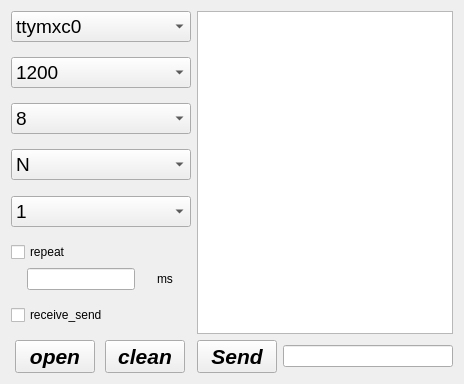
<?xml version="1.0" encoding="UTF-8"?>
<ui version="4.0">
 <class>Uart</class>
 <widget class="QWidget" name="Uart">
  <property name="geometry">
   <rect>
    <x>0</x>
    <y>0</y>
    <width>464</width>
    <height>384</height>
   </rect>
  </property>
  <property name="windowTitle">
   <string>MainWindow</string>
  </property>
  <layout class="QGridLayout" name="gridLayout">
   <item row="0" column="0">
    <layout class="QHBoxLayout" name="horizontalLayout_10">
     <item>
      <layout class="QVBoxLayout" name="verticalLayout_2">
       <item>
        <widget class="QComboBox" name="portNameComboBox">
         <property name="sizePolicy">
          <sizepolicy hsizetype="Expanding" vsizetype="Fixed">
           <horstretch>0</horstretch>
           <verstretch>0</verstretch>
          </sizepolicy>
         </property>
         <property name="font">
          <font>
           <pointsize>14</pointsize>
           <weight>50</weight>
           <italic>false</italic>
           <bold>false</bold>
          </font>
         </property>
         <property name="currentIndex">
          <number>0</number>
         </property>
         <item>
          <property name="text">
           <string>ttymxc0</string>
          </property>
         </item>
         <item>
          <property name="text">
           <string>ttymxc1</string>
          </property>
         </item>
         <item>
          <property name="text">
           <string>ttymxc2</string>
          </property>
         </item>
         <item>
          <property name="text">
           <string>ttymxc3</string>
          </property>
         </item>
         <item>
          <property name="text">
           <string>ttymxc4</string>
          </property>
         </item>
        </widget>
       </item>
       <item>
        <spacer name="verticalSpacer">
         <property name="orientation">
          <enum>Qt::Vertical</enum>
         </property>
         <property name="sizeHint" stdset="0">
          <size>
           <width>20</width>
           <height>40</height>
          </size>
         </property>
        </spacer>
       </item>
       <item>
        <widget class="QComboBox" name="baudRateComboBox">
         <property name="sizePolicy">
          <sizepolicy hsizetype="Expanding" vsizetype="Fixed">
           <horstretch>0</horstretch>
           <verstretch>0</verstretch>
          </sizepolicy>
         </property>
         <property name="font">
          <font>
           <pointsize>14</pointsize>
          </font>
         </property>
         <property name="currentIndex">
          <number>0</number>
         </property>
         <item>
          <property name="text">
           <string>1200</string>
          </property>
         </item>
         <item>
          <property name="text">
           <string>2400</string>
          </property>
         </item>
         <item>
          <property name="text">
           <string>4800</string>
          </property>
         </item>
         <item>
          <property name="text">
           <string>9600</string>
          </property>
         </item>
         <item>
          <property name="text">
           <string>19200</string>
          </property>
         </item>
         <item>
          <property name="text">
           <string>38400</string>
          </property>
         </item>
         <item>
          <property name="text">
           <string>57600</string>
          </property>
         </item>
         <item>
          <property name="text">
           <string>115200</string>
          </property>
         </item>
        </widget>
       </item>
       <item>
        <spacer name="verticalSpacer_2">
         <property name="orientation">
          <enum>Qt::Vertical</enum>
         </property>
         <property name="sizeHint" stdset="0">
          <size>
           <width>20</width>
           <height>40</height>
          </size>
         </property>
        </spacer>
       </item>
       <item>
        <widget class="QComboBox" name="dataBitsComboBox">
         <property name="sizePolicy">
          <sizepolicy hsizetype="Expanding" vsizetype="Fixed">
           <horstretch>0</horstretch>
           <verstretch>0</verstretch>
          </sizepolicy>
         </property>
         <property name="font">
          <font>
           <pointsize>14</pointsize>
           <weight>50</weight>
           <italic>false</italic>
           <bold>false</bold>
          </font>
         </property>
         <property name="currentIndex">
          <number>0</number>
         </property>
         <item>
          <property name="text">
           <string>8</string>
          </property>
         </item>
        </widget>
       </item>
       <item>
        <spacer name="verticalSpacer_3">
         <property name="orientation">
          <enum>Qt::Vertical</enum>
         </property>
         <property name="sizeHint" stdset="0">
          <size>
           <width>20</width>
           <height>40</height>
          </size>
         </property>
        </spacer>
       </item>
       <item>
        <widget class="QComboBox" name="parityComboBox">
         <property name="sizePolicy">
          <sizepolicy hsizetype="Expanding" vsizetype="Fixed">
           <horstretch>0</horstretch>
           <verstretch>0</verstretch>
          </sizepolicy>
         </property>
         <property name="font">
          <font>
           <pointsize>14</pointsize>
          </font>
         </property>
         <item>
          <property name="text">
           <string>N</string>
          </property>
         </item>
        </widget>
       </item>
       <item>
        <spacer name="verticalSpacer_4">
         <property name="orientation">
          <enum>Qt::Vertical</enum>
         </property>
         <property name="sizeHint" stdset="0">
          <size>
           <width>20</width>
           <height>40</height>
          </size>
         </property>
        </spacer>
       </item>
       <item>
        <widget class="QComboBox" name="stopBitsComboBox">
         <property name="sizePolicy">
          <sizepolicy hsizetype="Expanding" vsizetype="Fixed">
           <horstretch>0</horstretch>
           <verstretch>0</verstretch>
          </sizepolicy>
         </property>
         <property name="font">
          <font>
           <pointsize>14</pointsize>
          </font>
         </property>
         <item>
          <property name="text">
           <string>1</string>
          </property>
         </item>
        </widget>
       </item>
       <item>
        <spacer name="verticalSpacer_5">
         <property name="orientation">
          <enum>Qt::Vertical</enum>
         </property>
         <property name="sizeHint" stdset="0">
          <size>
           <width>20</width>
           <height>40</height>
          </size>
         </property>
        </spacer>
       </item>
       <item>
        <layout class="QVBoxLayout" name="verticalLayout">
         <item>
          <widget class="QCheckBox" name="repeatCheckBox">
           <property name="sizePolicy">
            <sizepolicy hsizetype="Fixed" vsizetype="Fixed">
             <horstretch>0</horstretch>
             <verstretch>0</verstretch>
            </sizepolicy>
           </property>
           <property name="text">
            <string>repeat</string>
           </property>
          </widget>
         </item>
         <item>
          <layout class="QHBoxLayout" name="horizontalLayout_3">
           <item>
            <widget class="QLineEdit" name="repeatTimeLineEdit">
             <property name="sizePolicy">
              <sizepolicy hsizetype="Maximum" vsizetype="Fixed">
               <horstretch>0</horstretch>
               <verstretch>0</verstretch>
              </sizepolicy>
             </property>
            </widget>
           </item>
           <item>
            <widget class="QLabel" name="label">
             <property name="sizePolicy">
              <sizepolicy hsizetype="Fixed" vsizetype="Fixed">
               <horstretch>0</horstretch>
               <verstretch>0</verstretch>
              </sizepolicy>
             </property>
             <property name="text">
              <string>ms</string>
             </property>
            </widget>
           </item>
          </layout>
         </item>
        </layout>
       </item>
       <item>
        <spacer name="verticalSpacer_6">
         <property name="orientation">
          <enum>Qt::Vertical</enum>
         </property>
         <property name="sizeHint" stdset="0">
          <size>
           <width>20</width>
           <height>40</height>
          </size>
         </property>
        </spacer>
       </item>
       <item>
        <widget class="QCheckBox" name="recv_send_checkBox">
         <property name="sizePolicy">
          <sizepolicy hsizetype="Maximum" vsizetype="Fixed">
           <horstretch>0</horstretch>
           <verstretch>0</verstretch>
          </sizepolicy>
         </property>
         <property name="text">
          <string>receive_send</string>
         </property>
        </widget>
       </item>
       <item>
        <spacer name="verticalSpacer_7">
         <property name="orientation">
          <enum>Qt::Vertical</enum>
         </property>
         <property name="sizeHint" stdset="0">
          <size>
           <width>20</width>
           <height>40</height>
          </size>
         </property>
        </spacer>
       </item>
       <item>
        <layout class="QHBoxLayout" name="horizontalLayout_2">
         <item>
          <widget class="QPushButton" name="pushButton_open">
           <property name="sizePolicy">
            <sizepolicy hsizetype="Maximum" vsizetype="Fixed">
             <horstretch>0</horstretch>
             <verstretch>0</verstretch>
            </sizepolicy>
           </property>
           <property name="font">
            <font>
             <pointsize>16</pointsize>
             <weight>75</weight>
             <italic>true</italic>
             <bold>true</bold>
             <underline>false</underline>
            </font>
           </property>
           <property name="text">
            <string>open</string>
           </property>
          </widget>
         </item>
         <item>
          <widget class="QPushButton" name="pushButton_clean">
           <property name="sizePolicy">
            <sizepolicy hsizetype="Maximum" vsizetype="Fixed">
             <horstretch>0</horstretch>
             <verstretch>0</verstretch>
            </sizepolicy>
           </property>
           <property name="font">
            <font>
             <pointsize>16</pointsize>
             <weight>75</weight>
             <italic>true</italic>
             <bold>true</bold>
            </font>
           </property>
           <property name="text">
            <string>clean</string>
           </property>
          </widget>
         </item>
        </layout>
       </item>
      </layout>
     </item>
     <item>
      <layout class="QVBoxLayout" name="verticalLayout_5">
       <item>
        <widget class="QTextEdit" name="textEdit">
         <property name="sizePolicy">
          <sizepolicy hsizetype="Minimum" vsizetype="Expanding">
           <horstretch>0</horstretch>
           <verstretch>0</verstretch>
          </sizepolicy>
         </property>
        </widget>
       </item>
       <item>
        <layout class="QHBoxLayout" name="horizontalLayout_7">
         <item>
          <layout class="QVBoxLayout" name="verticalLayout_3">
           <item>
            <widget class="QPushButton" name="pushButton_send">
             <property name="font">
              <font>
               <pointsize>16</pointsize>
               <weight>75</weight>
               <italic>true</italic>
               <bold>true</bold>
              </font>
             </property>
             <property name="text">
              <string>Send</string>
             </property>
            </widget>
           </item>
          </layout>
         </item>
         <item>
          <layout class="QVBoxLayout" name="verticalLayout_4">
           <item>
            <widget class="QLineEdit" name="sendTextLineEdit"/>
           </item>
          </layout>
         </item>
        </layout>
       </item>
      </layout>
     </item>
    </layout>
   </item>
  </layout>
 </widget>
 <layoutdefault spacing="6" margin="11"/>
 <resources/>
 <connections/>
</ui>
